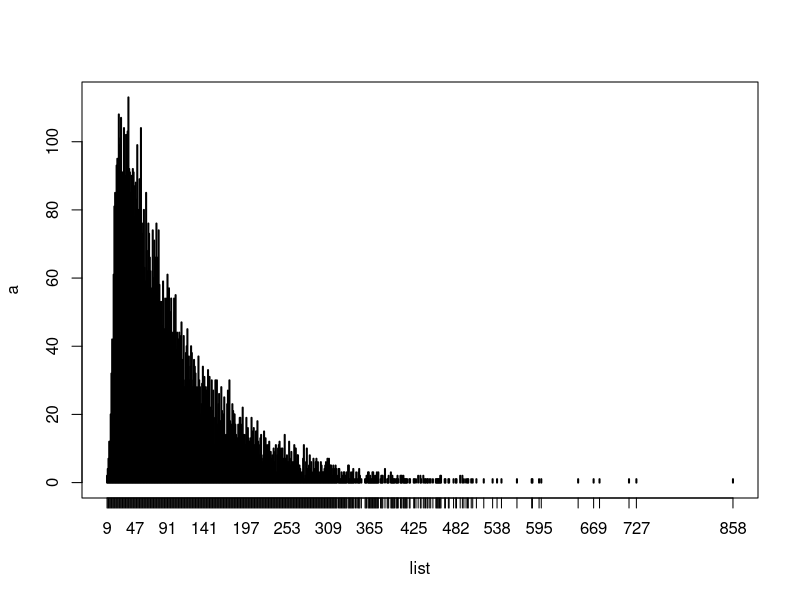

Write the R code that produced this figure.
game<-function(pos=0,count=0){
  roll = sample(0:6,1)
  pos = pos + roll
  if(pos>100){
    pos = pos-roll
  }
  if(pos==100){
    return(count)
  }
  if(pos==99){pos=58}
  else if(pos==97){pos=65}
  else if(pos==93){pos=25}
  else if(pos==89){pos=48}
  else if(pos==75){pos=44}
  else if(pos==60){pos=23}
  else if(pos==53){pos=15}
  else if(pos==50){pos=11}
  else if(pos==35){pos=9}
  else if(pos==21){pos=3}
  else if(pos==24){pos=7}
  else if(pos==4){pos=16}
  else if(pos==18){pos=22}
  else if(pos==26){pos=37}
  else if(pos==12){pos=33}
  else if(pos==49){pos=51}
  else if(pos==42){pos=61}
  else if(pos==55){pos=74}
  else if(pos==88){pos=92}
  else if(pos==85){pos=95}
  else if(pos==82){pos=98}
  
  game(pos,count+1)
  
}
list = c()
for(i in 1:10000){
  list=append(list,game())
}
a = table(list)
plot(a)